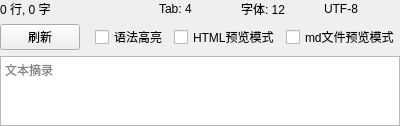
<?xml version="1.0" encoding="UTF-8"?>
<ui version="4.0">
 <class>ControlWidTXT</class>
 <widget class="QWidget" name="ControlWidTXT">
  <property name="geometry">
   <rect>
    <x>0</x>
    <y>0</y>
    <width>400</width>
    <height>100</height>
   </rect>
  </property>
  <property name="windowTitle">
   <string>Form</string>
  </property>
  <layout class="QVBoxLayout" name="verticalLayout" stretch="1,1,1">
   <property name="leftMargin">
    <number>0</number>
   </property>
   <property name="topMargin">
    <number>0</number>
   </property>
   <property name="rightMargin">
    <number>0</number>
   </property>
   <property name="bottomMargin">
    <number>0</number>
   </property>
   <item>
    <layout class="QHBoxLayout" name="horizontalLayout_1" stretch="2,1,1,1">
     <item>
      <widget class="QLabel" name="statsDisplayLabel">
       <property name="text">
        <string>0 行, 0 字</string>
       </property>
      </widget>
     </item>
     <item>
      <widget class="ClickableLabel" name="tabIndentDisplayLabel">
       <property name="cursor">
        <cursorShape>PointingHandCursor</cursorShape>
       </property>
       <property name="text">
        <string>Tab: 4</string>
       </property>
      </widget>
     </item>
     <item>
      <widget class="ClickableLabel" name="fontSizeDisplayLabel">
       <property name="cursor">
        <cursorShape>PointingHandCursor</cursorShape>
       </property>
       <property name="text">
        <string>字体: 12</string>
       </property>
      </widget>
     </item>
     <item>
      <widget class="ClickableLabel" name="encodingDisplayLabel">
       <property name="cursor">
        <cursorShape>PointingHandCursor</cursorShape>
       </property>
       <property name="text">
        <string>UTF-8</string>
       </property>
      </widget>
     </item>
    </layout>
   </item>
   <item>
    <layout class="QHBoxLayout" name="horizontalLayout" stretch="2,1,1,1">
     <item>
      <layout class="QHBoxLayout" name="horizontalLayout_2" stretch="1,3">
       <item>
        <widget class="QPushButton" name="RefreshBtn">
         <property name="sizePolicy">
          <sizepolicy hsizetype="Minimum" vsizetype="Preferred">
           <horstretch>0</horstretch>
           <verstretch>0</verstretch>
          </sizepolicy>
         </property>
         <property name="text">
          <string>刷新</string>
         </property>
        </widget>
       </item>
       <item>
        <spacer name="horizontalSpacer_2">
         <property name="orientation">
          <enum>Qt::Orientation::Horizontal</enum>
         </property>
         <property name="sizeHint" stdset="0">
          <size>
           <width>40</width>
           <height>20</height>
          </size>
         </property>
        </spacer>
       </item>
      </layout>
     </item>
     <item>
      <widget class="QCheckBox" name="syntaxHighlightCheckBox">
       <property name="text">
        <string>语法高亮</string>
       </property>
      </widget>
     </item>
     <item>
      <widget class="QCheckBox" name="htmlPreviewCheckBox">
       <property name="text">
        <string>HTML预览模式</string>
       </property>
      </widget>
     </item>
     <item>
      <widget class="QCheckBox" name="mdPreviewCheckBox">
       <property name="text">
        <string>md文件预览模式</string>
       </property>
      </widget>
     </item>
    </layout>
   </item>
   <item>
    <widget class="QPlainTextEdit" name="textExcerptEdit">
     <property name="undoRedoEnabled">
      <bool>false</bool>
     </property>
     <property name="readOnly">
      <bool>false</bool>
     </property>
     <property name="placeholderText">
      <string>文本摘录</string>
     </property>
    </widget>
   </item>
  </layout>
 </widget>
 <customwidgets>
  <customwidget>
   <class>ClickableLabel</class>
   <extends>QLabel</extends>
   <header>ControlWidTXT.h</header>
  </customwidget>
 </customwidgets>
 <resources/>
 <connections/>
</ui>
